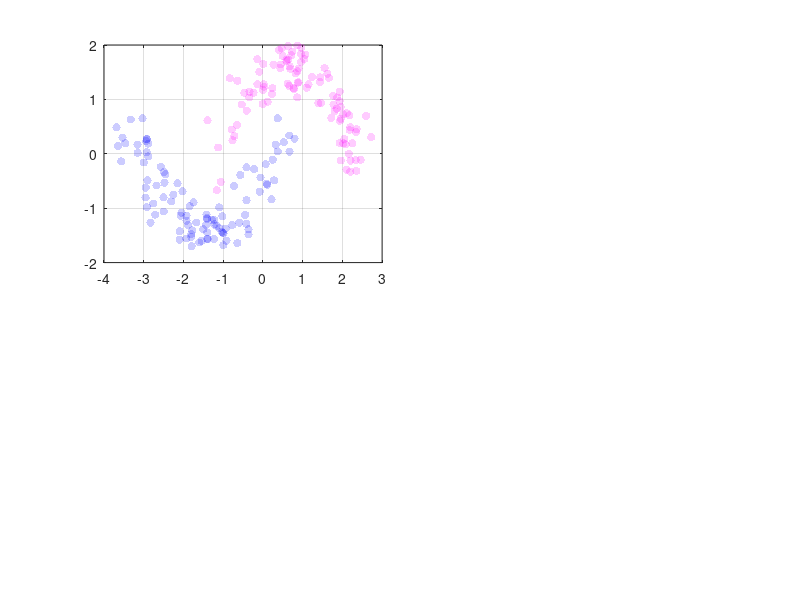

This figure's MATLAB source: (Note: this script raises an error after producing the figure.)
close all; clear; clc;

rng(0);

% Two Moons
N = 100; x1 = rand([N 1])*4-1; x2 = rand([N 1])*4-3;
m = [x1, 2-0.5*(x1-1).^2]; m = m + 0.8*(rand(size(m))-1);
b = [x2, 0.5*(x2+1).^2-1]; b = b + 0.8*(rand(size(b))-1);
axl = [-4 3 -2 2];

% Concentric Bivariate Gaussians
% N = 100; b = mvnrnd([0 0],2.5*eye(2),2*N);
% c = vecnorm(b')' < 1.5;
% m = b(c,:); b = b(~c,:);
% axl = [-6 6 -6 6];

% Separable Bivariate Gaussians
% N = 100;
% b = mvnrnd([-2 0],1.5*eye(2),N); 
% m = mvnrnd([2 0],1.5*eye(2),N);
% axl = [-6 6 -6 6];

% Gather all (x,y) points and their target classes, t: [x, y, t]
x = [b(:,1); m(:,1)];
y = [b(:,2); m(:,2)];
t = [zeros(1,length(b)) ones(1,length(m))]+1;

subplot(4,4,[1:2, 5:6])
scatter(b(:,1),b(:,2),'b','filled','MarkerFaceAlpha',0.2); hold on;
scatter(m(:,1),m(:,2),'m','filled','MarkerFaceAlpha',0.2);
axis(axl); grid on; box on; set(gcf,'Color','w');

data = [x y t'];

data = sortrows(data,1);
[~,gini_id] = find_split(data(:,1),data(:,3),axl,1);
subplot(4,4,[1:2, 5:6]); plot(data(gini_id,1)*[1 1],axl(3:4),'k--');

data = sortrows(data,2);
[~,gini_id] = find_split(data(:,2),data(:,3),axl,2);
subplot(4,4,[1:2, 5:6]); plot(axl(1:2),data(gini_id,2)*[1 1],'k--');

function [min_gini,gini_id] = find_split(x,t,axl,feat)

    th = 90; N = length(x);
    merr_1 = zeros(1,N); gini_1 = zeros(1,N); enpy_1 = zeros(1,N);
    merr_2 = zeros(1,N); gini_2 = zeros(1,N); enpy_2 = zeros(1,N);
    node1 = [0 0]; node2 = sum(t==[1 2]); % Counter for [b m] in each node
    gini = zeros(1,2*N); ctr = 1; 
    
    for split = x'
        w = ctr/N; subplot(4,4,[1:2, 5:6])
        if feat == 1
            h = plot([1 1]*split,axl(3:4),'k','LineWidth',0.8);
        else 
            h = plot(axl(1:2),[1 1]*split,'k','LineWidth',0.8);
        end
    
        node1(t(ctr)) = node1(t(ctr)) + 1;
        node2(t(ctr)) = node2(t(ctr)) - 1;
    
        p_1 = node1(1)/sum(node1); % Prop. of b in node1 (left)
        p_2 = node2(1)/sum(node2); % Prop. of b in node2 (right)
    
        merr_1(ctr) = 1-max(p_1,1-p_1);
        merr_2(ctr) = 1-max(p_2,1-p_2);
        gini_1(ctr) = 2*p_1*(1-p_1);
        gini_2(ctr) = 2*p_2*(1-p_2);
        enpy_1(ctr) = -p_1*log2(p_1+eps) - (1-p_1)*log2(1-p_1+eps);
        enpy_2(ctr) = -p_2*log2(p_2+eps) - (1-p_2)*log2(1-p_2+eps);
        gini(ctr) = w*gini_1(ctr) + (1-w)*gini_2(ctr);
    
        if feat == 1, subplot(4,4,9:10);
        else,         subplot(4,4,[3 7]); end
        h1 = plot(x(1:ctr),merr_1(1:ctr),'LineWidth',1.5,'Color',...
            [187 222 251]/255,'DisplayName','Misclassification Error (Left)'); 
        hold on;
        h2 = plot(x(1:ctr),gini_1(1:ctr),'LineWidth',1.5,'Color',...
            [0 128 255]/255,'DisplayName','Gini Index (Left)'); 
        h3 = plot(x(1:ctr),enpy_1(1:ctr),'b','LineWidth',1.5,...
            'DisplayName','Cross-Entropy (Left)');
    
        h4 = plot(x(1:ctr),merr_2(1:ctr),'LineWidth',1.5,'Color',...
            [255 185 243]/255,'DisplayName','Misclassification Error (Right)');
        h5 = plot(x(1:ctr),gini_2(1:ctr),'LineWidth',1.5,'Color',...
            [255 115 232]/255,'DisplayName','Gini Index (Right)'); 
        h6 = plot(x(1:ctr),enpy_2(1:ctr),'m','LineWidth',1.5,...
            'DisplayName','Cross-Entropy (Right)');
        hold off; box on; grid on;
        ylabel('Node Impurity');
        [min_gini,gini_id] = min(nonzeros(gini));
        if feat == 1, axis([axl(1:2) 0 1]);
        else, axis([axl(3:4) 0 1]); camroll(th); end

        if feat == 1, subplot(4,4,13:14);
        else,         subplot(4,4,[4 8]); end

        plot(x(1:ctr),gini(1:ctr),'k','LineWidth',1.5); hold on;
        h7 = plot(x(gini_id)*[1 1],[0 0.5],'k--','DisplayName',...
            'Best Split (Min. weighted Gini)'); hold off;
        grid on; box on; ylabel('Weighted Gini');
        if feat == 1, axis([axl(1:2) 0 0.5]);
        else, axis([axl(3:4) 0 0.5]); camroll(th); end

        hL = legend([h1, h2, h3, h4, h5, h6, h7]); 
        hL.Position = [0.541,0.199,0.321,0.23];

        % Create a GIF
        % exportgraphics(gcf,'tree_split.gif','Append',true);

        pause(0.1); ctr = ctr + 1; delete(h);
    end
end